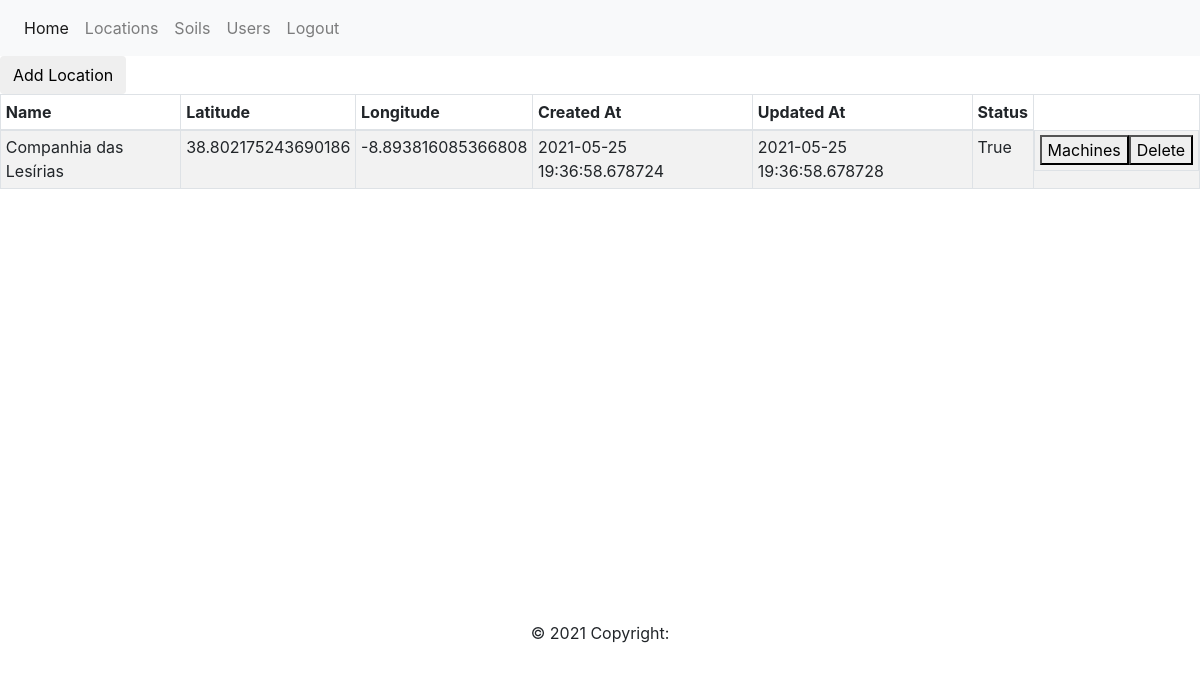
The page /locations (signed in) on the database as committed earlier.
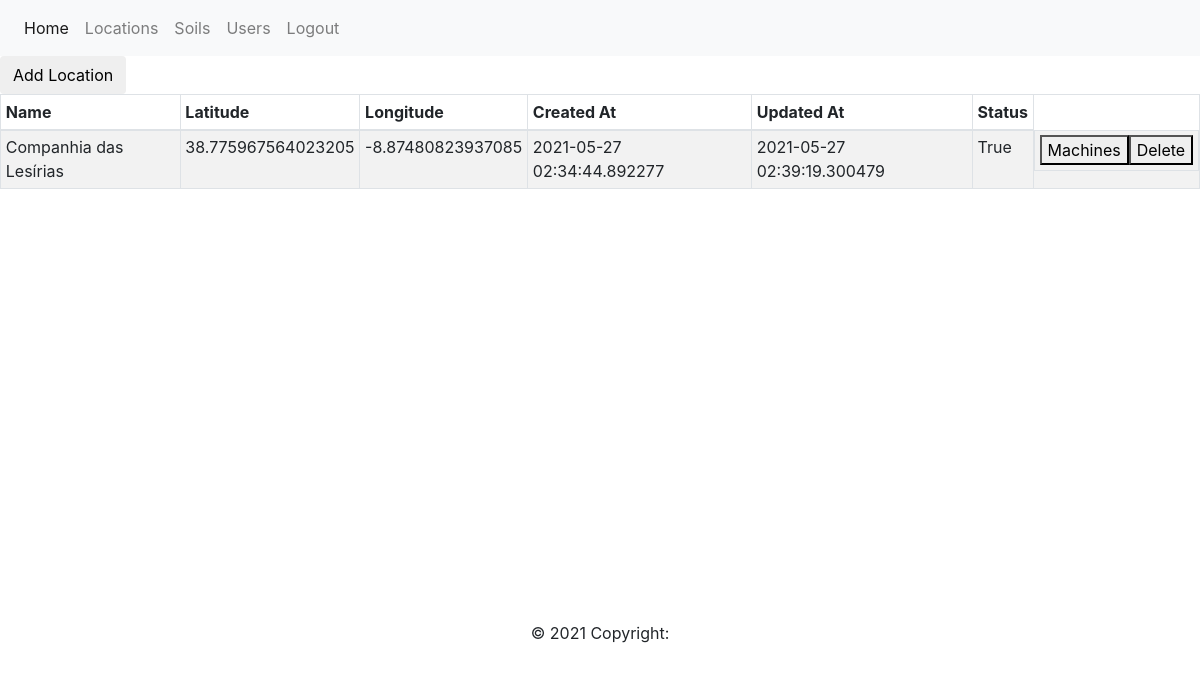
The same page on the database as committed later.
### app/models.py (models this page shows, shortened)
class ModelMixin():
    id = db.Column(db.Integer, primary_key=True)
    created_at = db.Column(db.DateTime, default=datetime.utcnow)
    updated_at = db.Column(db.DateTime, default=datetime.utcnow, onupdate=datetime.utcnow)

class Locations(db.Model, ModelMixin):
    __tablename__ = 'locations'
    name = db.Column(db.String(100), index=True, unique=True)
    status = db.Column(db.Boolean, default=True)
    latitude = db.Column(db.String(20))
    longitude = db.Column(db.String(20))
    master_id = db.Column(db.Integer)
    machines = db.relationship("Machines", back_populates="location")

### app/routes.py (the view)
@app.route("/locations", methods=["GET"])
@login_required
def locations():
    locations = Finders.get_locations()
    return render_template("locations.html", title="Locations", locations=locations)

### app/finders.py (called while the page is built)
    @classmethod
    def get_locations(cls):
        return Locations.query.all()

### app/models.py (called while the page is built)
@login.user_loader
def load_user(id):
    return Users.query.get(int(id))

### app/routes.py (called while the page is built)
@app.context_processor
def inject_now():
    return {'now': datetime.utcnow()}

### app/templates/locations.html (shortened to what this page needs)
{% extends "base.html" %}
{% block content %}
<form action="{{ url_for('create_location') }}" method="get">
    <button type="submit" class="btn btn-default">
        Add Location
    </button>
</form>
<table class="table table-striped table-bordered table-sm" cellspacing="0" width="100%">
    <thead>
        <tr>
            <th class="th-sm">Name</th>
            <th class="th-sm">Latitude</th>
            <th class="th-sm">Longitude</th>
            <th class="th-sm">Created At</th>
            <th class="th-sm">Updated At</th>
            <th class="th-sm">Status</th>
        </tr>
    </thead>
    <tbody>
        {% for location in locations %}
        <tr>
            <td>{{ location.name }}</td>
            <td>{{ location.latitude }}</td>
            <td>{{ location.longitude }}</td>
            <td>{{ location.created_at }}</td>
            <td>{{ location.updated_at }}</td>
            <td>{{ location.status }}</td>
            <td style="display: flex; justify-content: space-evenly;">
                <form action="/location/{{ location.id }}/machines" method="get">
                    <button type="submit">Machines</button>
                </form>
                <form action="/location/{{ location.id }}/delete" method="post">
                    <button type="submit">Delete</button>
                </form>
            </td>
        </tr>
        {% endfor %}
    </tbody>
</table>
<div id="map" style="width: 100%; height: 400px;"></div>
{% endblock %}
{% block head %}
{{ super() }}
<link rel="stylesheet" href="https://cdn.jsdelivr.net/gh/openlayers/openlayers.github.io@master/en/v6.5.0/css/ol.css"
    type="text/css">
{% endblock %}

Rows that differ between the two databases and show on the page:
changed Locations "Companhia das Lesírias": latitude "38.802175243690186" → "38.775967564023205"; longitude "-8.893816085366808" → "-8.87480823937085"; created_at "2021-05-25 19:36:58.678724" → "2021-05-27 02:34:44.892277"; updated_at "2021-05-25 19:36:58.678728" → "2021-05-27 02:39:19.300479"
